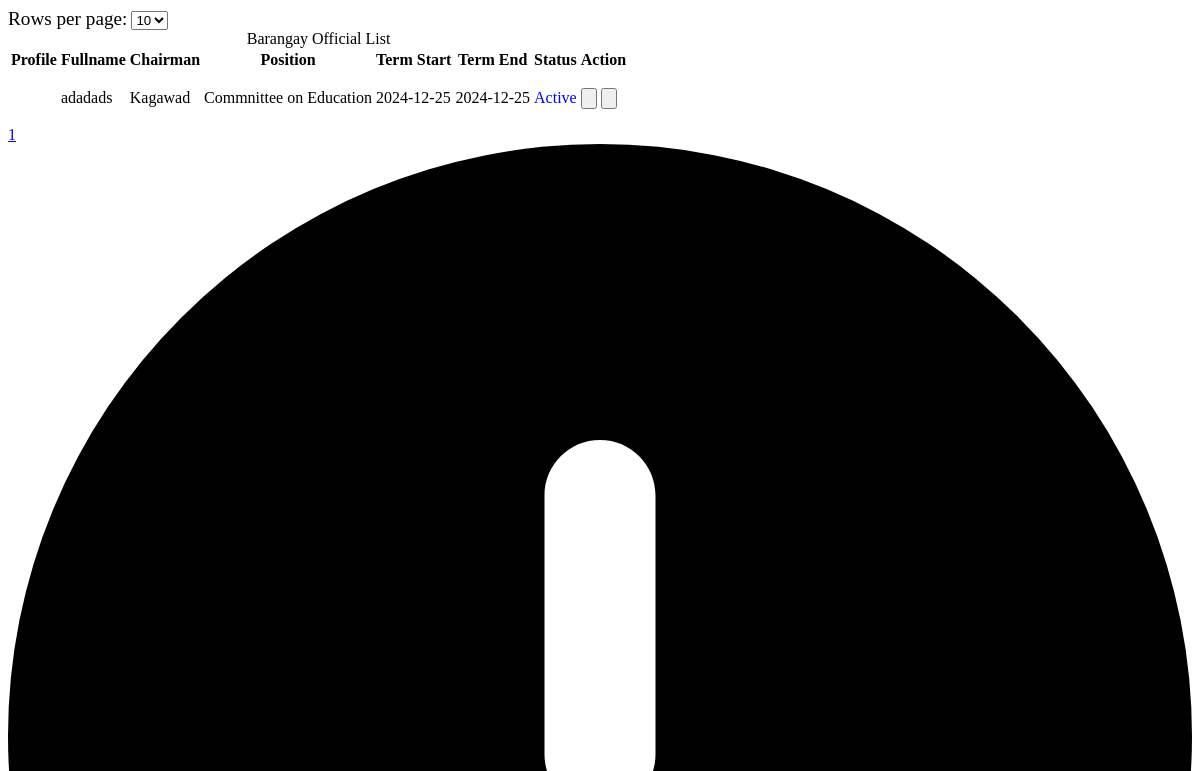
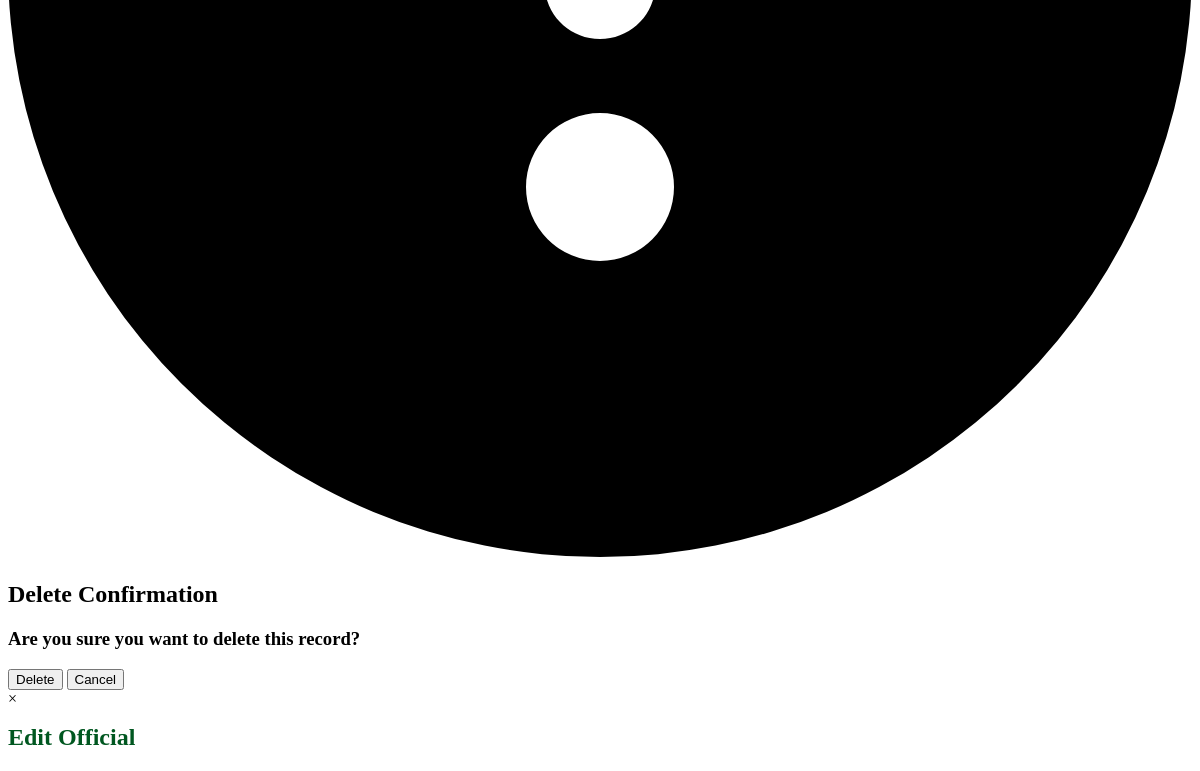
The app's page /administrator/admin_panel/brgy_official_folder/table.php (upper part), older data (2 pictures, top to bottom).
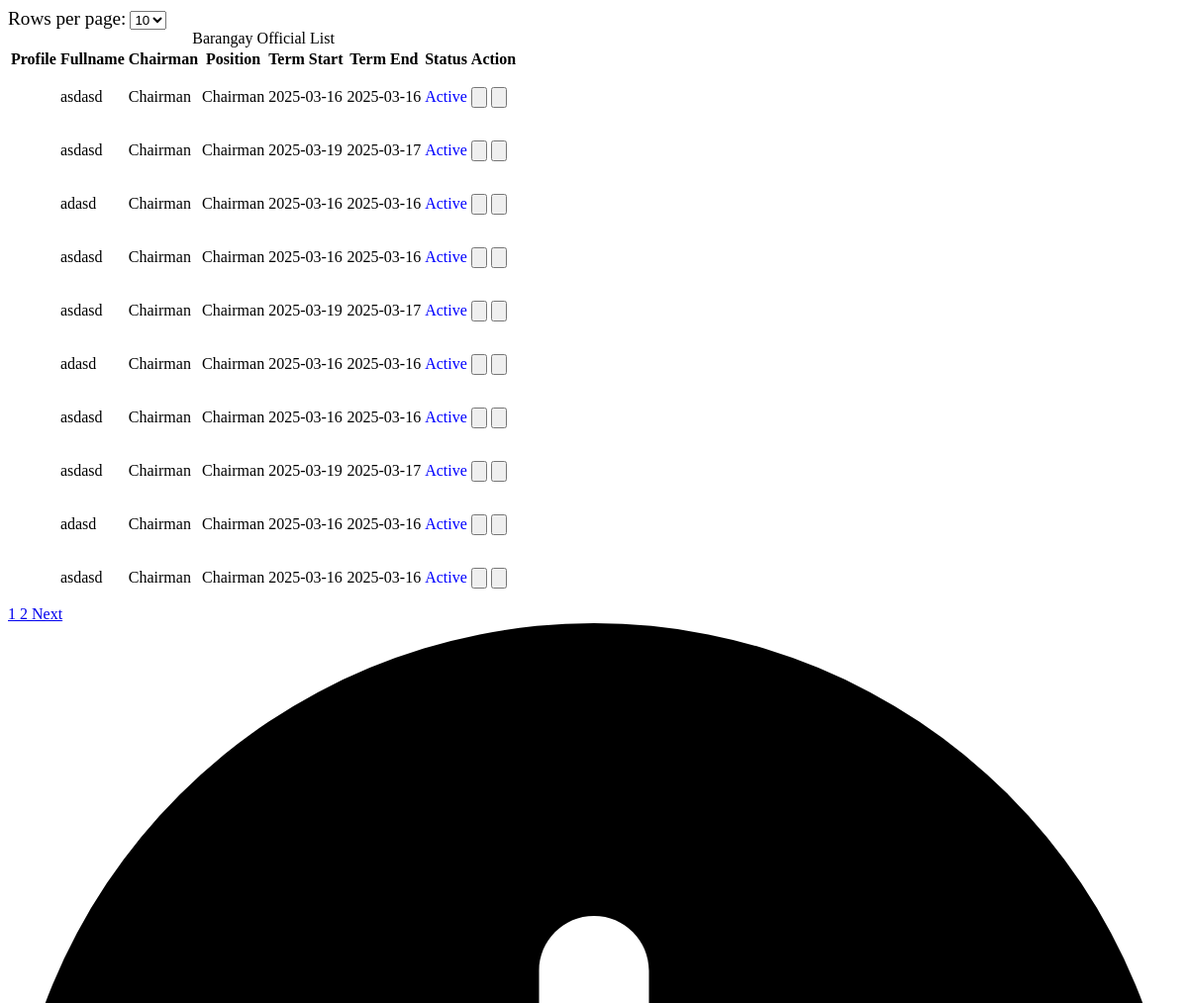
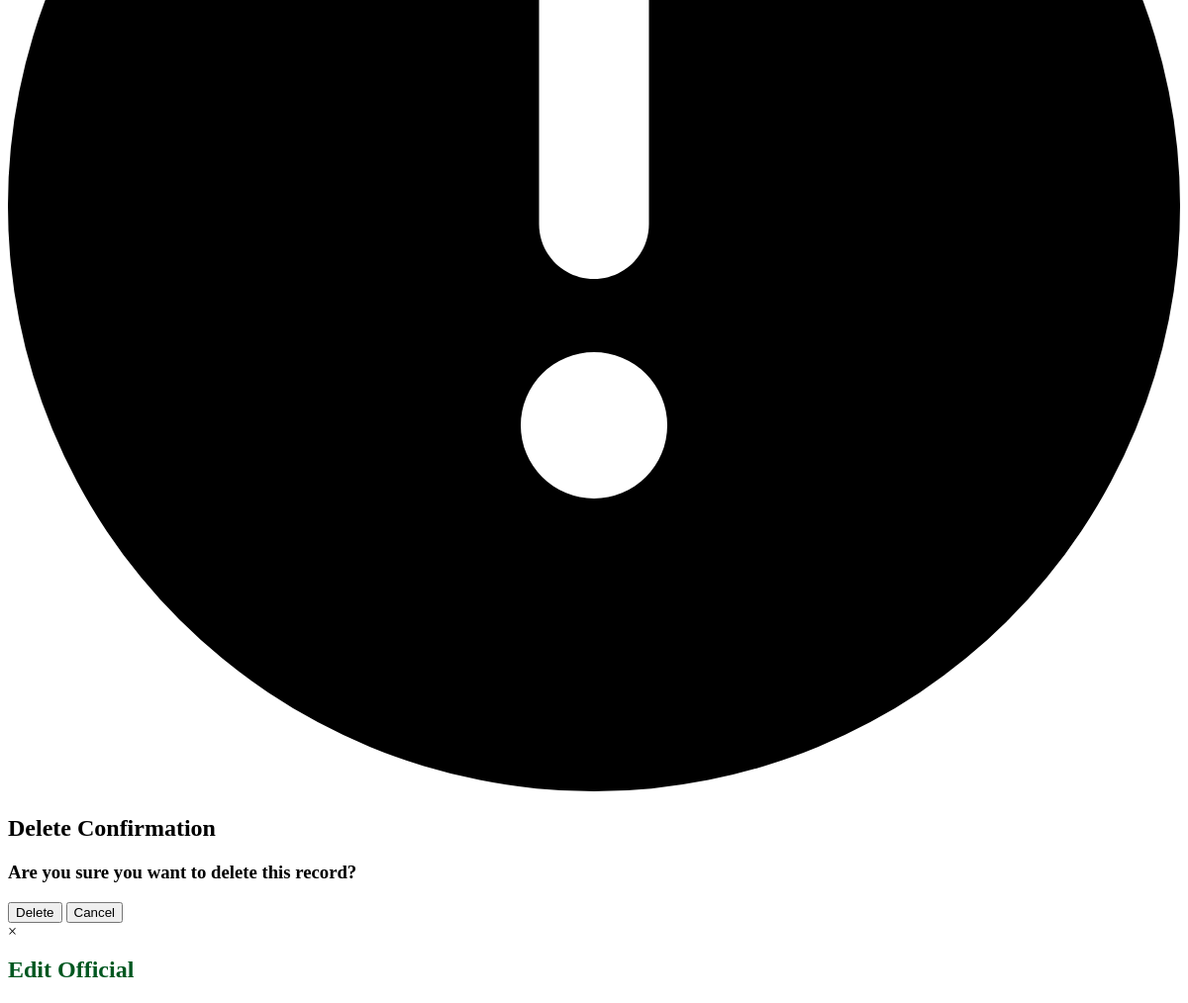
The same page, newer data (2 pictures, top to bottom).
### tables this page shows
CREATE TABLE `barangay_official` (
  `id` int(11) NOT NULL,
  `fullname` varchar(200) NOT NULL,
  `chairmanship` varchar(200) NOT NULL,
  `position` varchar(200) NOT NULL,
  `term_start` date NOT NULL,
  `term_end` date NOT NULL,
  `status` int(11) NOT NULL,
  `photo` varchar(200) NOT NULL
);

### administrator/admin_panel/brgy_official_folder/table.php (the view, shortened to what this page needs)
<!DOCTYPE html>
<html lang="en">
<head>
</head>
<body>
<?php
require("../../database/conn_db.php");
    $page = isset($_GET['page']) ? max(1, (int)$_GET['page']) : 1;
    $limit = isset($_GET['limit']) ? max(1, (int)$_GET['limit']) : 10;
    $offset = ($page - 1) * $limit;
    $countQuery = "SELECT COUNT(*) AS total FROM barangay_official";
    $countResult = $conn->query($countQuery);
    $totalRows = $countResult->fetch_assoc()['total'];
    $totalPages = max(1, ceil($totalRows / $limit));
    $sql = "SELECT * FROM barangay_official LIMIT $limit OFFSET $offset";
    $result = $conn->query($sql);
    if ($result->num_rows > 0) {
?>
    <div class="limit-selector">
        <form method="GET" action="">
            <label for="limit">Rows per page:</label>
            <select name="limit" id="limit" onchange="this.form.submit()">
                <option value="10" <?php if ($limit == 10) echo 'selected'; ?>>10</option>
            </select>
        </form>
    </div>
    <table>
        <caption>Barangay Official List</caption>
        <tr>
            <th>Profile</th>
            <th>Fullname</th>
            <th>Chairman</th>
            <th>Position</th>
            <th>Term Start</th>
            <th>Term End</th>
            <th>Status</th>
            <th>Action</th>
        </tr>
        <?php
        while ($row = $result->fetch_assoc()) {
            $id = $row['id'];
            $fullname = $row["fullname"];
            $chairman = $row["chairmanship"];
            $position = $row["position"];
            $term_start = $row["term_start"];
            $term_end = $row["term_end"];
            $status = $row["status"];
            $image = $row["photo"];
        ?>
        <tr class="table_hover">
            <td class="img"><img src="../../asset/image/official/<?php echo $image?>" alt="" width="500" /></td>
            <td><?php echo $fullname; ?></td>
            <td><?php echo $chairman; ?></td>
            <td><?php echo $position; ?></td>
            <td><?php echo $term_start; ?></td>
            <td><?php echo $term_end; ?></td>
            <td>
                <?php echo $status == 1 ? "<p style='color:blue;'>Active</p>" : "<p style='color:red;'>Inactive</p>"; ?>
            </td>
            <td>
                <div id="form_up_del_official">
                    <button id="update_official_btn" class="update_btn" data-id="<?php echo $id; ?>"></button>
                    <button id="delete_official_btn" class="delete_btn_official" data-id="<?php echo $id; ?>"></button>
                </div>
            </td>
        </tr>
        <?php
        }
        ?>
    </table>
    <div class="pagination">
        <?php for ($i = 1; $i <= $totalPages; $i++): ?>
            <a href="?page=<?php echo $i; ?>&limit=<?php echo $limit; ?>" class="<?php echo $i == $page ? 'active' : ''; ?>">
                <?php echo $i; ?>
            </a>
        <?php endfor; ?>
        <?php if ($page < $totalPages): ?>
            <a href="?page=<?php echo $page + 1; ?>&limit=<?php echo $limit; ?>">Next</a>
        <?php endif; ?>
    </div>
<?php
}
?>
<div id="delete-modal" class="delete-modal">
    <div class="delete-modal-content">
        <span><svg xmlns="http://www.w3.org/2000/svg" viewBox="0 0 512 512"><path d="M256 512A256 256 0 1 0 256 0a256 256 0 1 0 0 512zm0-384c13.3 0 24 10.7 24 24l0 112c0 13.3-10.7 24-24 24s-24-10.7-24-24l0-112c0-13.3 10.7-24 24-24zM224 352a32 32 0 1 1 64 0 32 32 0 1 1 -64 0z"/></svg></span>
        <h2>Delete Confirmation</h2>
        <h3>Are you sure you want to delete this record?</h3>
        <div class="div-delete">
            <button id="confirm-delete" class="btn-delete">Delete</button>
            <button id="cancel-delete" class="btn-delete">Cancel</button>
        </div>
    </div>
</div>
<div id="edit-modal" class="edit-modal">
    <div class="edit-modal-content">
        <span onclick="this.parentElement.parentElement.style.display='none';" class="update-close-btn">&times;</span>
        <?php include("update_temp.php");?>
    </div>
</div>
</body>
</html>

Row changes from the older to the newer data that the page shows:
removed barangay_official: fullname "adadads", chairmanship "Kagawad", position "Commnittee on Education", term_start "2024-12-25", term_end "2024-12-25", status "Active"
added barangay_official: fullname "asdasd", chairmanship "Chairman", position "Chairman", term_start "2025-03-16", term_end "2025-03-16", status "Active"
added barangay_official: fullname "asdasd", chairmanship "Chairman", position "Chairman", term_start "2025-03-19", term_end "2025-03-17", status "Active"
added barangay_official: fullname "adasd", chairmanship "Chairman", position "Chairman", term_start "2025-03-16", term_end "2025-03-16", status "Active"
added barangay_official: fullname "asdasd", chairmanship "Chairman", position "Chairman", term_start "2025-03-16", term_end "2025-03-16", status "Active"
added barangay_official: fullname "asdasd", chairmanship "Chairman", position "Chairman", term_start "2025-03-19", term_end "2025-03-17", status "Active"
added barangay_official: fullname "adasd", chairmanship "Chairman", position "Chairman", term_start "2025-03-16", term_end "2025-03-16", status "Active"
added barangay_official: fullname "asdasd", chairmanship "Chairman", position "Chairman", term_start "2025-03-16", term_end "2025-03-16", status "Active"
added barangay_official: fullname "asdasd", chairmanship "Chairman", position "Chairman", term_start "2025-03-19", term_end "2025-03-17", status "Active"
added barangay_official: fullname "adasd", chairmanship "Chairman", position "Chairman", term_start "2025-03-16", term_end "2025-03-16", status "Active"
added barangay_official: fullname "asdasd", chairmanship "Chairman", position "Chairman", term_start "2025-03-16", term_end "2025-03-16", status "Active"
Text that changed along with them:
new list line: "2"
text now shown: "Next"
